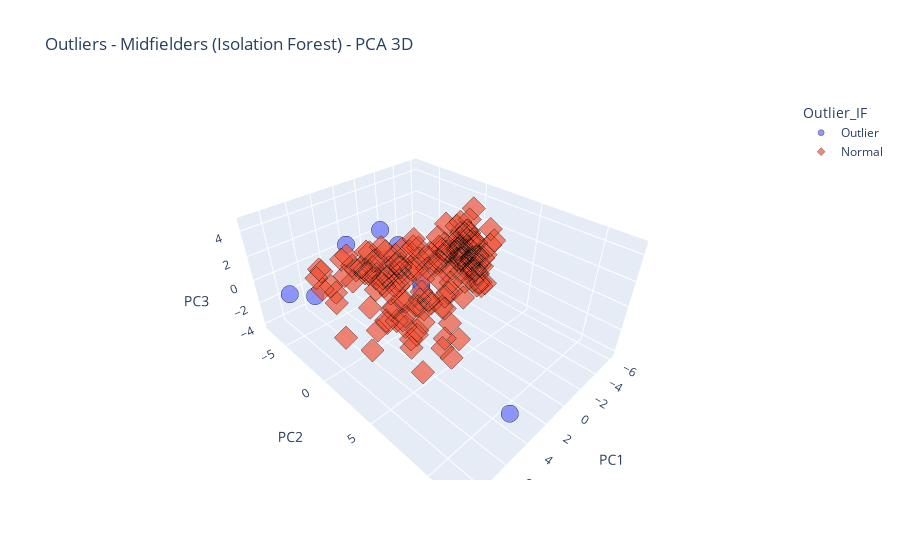

Write notebook code for a chart like this one.
### Code cell
# PCA with 3 components
pca = PCA(n_components=3)
X_reduced = pca.fit_transform(X)

# Create DataFrame for plotting
df_plot = pd.DataFrame(X_reduced, columns=['PC1', 'PC2', 'PC3'])
df_plot['Outlier_IF'] = pd.Series(y_pred_if).map({1: 'Normal', -1: 'Outlier'}).astype(str)

# Interactive 3D plot
fig = px.scatter_3d(
    df_plot,
    x='PC1',
    y='PC2',
    z='PC3',
    color='Outlier_IF',
    symbol='Outlier_IF',
    opacity=0.7,
    title="Outliers - Midfielders (Isolation Forest) - PCA 3D"
)

fig.update_traces(marker=dict(size=6, line=dict(width=0.5, color='black')))
fig.show()

### Figure 1 — Plotly figure (JSON) as saved in the notebook; plotly's stock layout.template omitted (floating-point values rounded to 4 significant figures; data arrays with more than 128 entries replaced by an {"elided": "..."} marker saying what was removed)
{"data": [{"hovertemplate": "Outlier_IF=Outlier<br>PC1=%{x}<br>PC2=%{y}<br>PC3=%{z}<extra></extra>", "legendgroup": "Outlier", "marker": {"color": "#636efa", "line": {"color": "black", "width": 0.5}, "opacity": 0.7, "size": 6, "symbol": "circle"}, "mode": "markers", "name": "Outlier", "scene": "scene", "showlegend": true, "type": "scatter3d", "x": [2.388, 4.619, 2.228, 2.291, 5.41, -1.707, -3.498, 8.482, 4.096, 0.3849, 8.154, 2.077], "y": [2.028, 1.313, -3.194, 1.929, 12.0, -5.065, -4.118, -1.276, -3.849, -4.629, -5.667, -0.39], "z": [1.111, 3.659, -0.8194, 0.5246, -1.053, -0.4521, -3.01, 1.477, 2.406, 1.896, -0.7832, 0.6082]}, {"hovertemplate": "Outlier_IF=Normal<br>PC1=%{x}<br>PC2=%{y}<br>PC3=%{z}<extra></extra>", "legendgroup": "Normal", "marker": {"color": "#EF553B", "line": {"color": "black", "width": 0.5}, "opacity": 0.7, "size": 6, "symbol": "diamond"}, "mode": "markers", "name": "Normal", "scene": "scene", "showlegend": true, "type": "scatter3d", "x": {"elided": "183 float values"}, "y": {"elided": "183 float values"}, "z": {"elided": "183 float values"}}], "layout": {"legend": {"title": {"text": "Outlier_IF"}, "tracegroupgap": 0}, "scene": {"domain": {"x": [0, 1], "y": [0, 1]}, "xaxis": {"title": {"text": "PC1"}}, "yaxis": {"title": {"text": "PC2"}}, "zaxis": {"title": {"text": "PC3"}}}, "title": {"text": "Outliers - Midfielders (Isolation Forest) - PCA 3D"}}}
